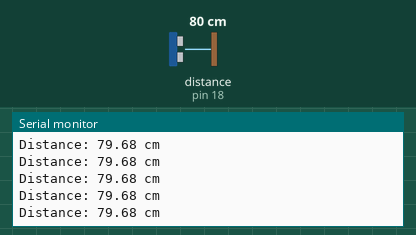
Simulated run of this sketch. Board: Arduino Uno, built with avr-gcc and run on an emulated ATmega328P. Shown: the last lines printed to the serial monitor. Wiring (inferred from the names in the program): ultrasonic range finder: trigger pin 5; echo pin 18. The test bench sets the inputs (shaded band); at power-on: distance to the obstacle (sensor on pin 18) 80 cm. The echo pulse lasts 58.3 µs per cm.

Above: at 1.2 s.
1.3 s: distance to the obstacle (sensor on pin 18) set to 2 cm
At 1.35 s:
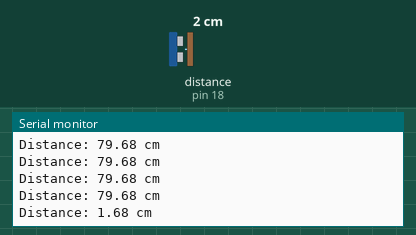
2.8 s: distance to the obstacle (sensor on pin 18) set to 4 cm
At 2.84 s:
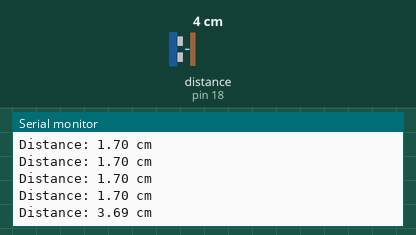
Timing chart, 0 to 5.8 s (numbered marks = the images above; inputs shaded):
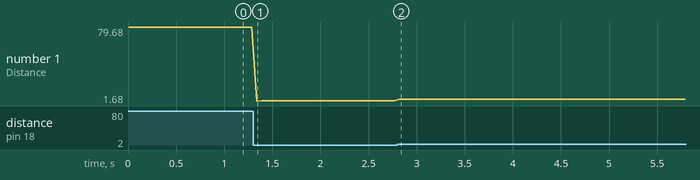

The sketch:

Ultra_sonic.ino
```cpp
const int TRIG_PIN = 5;
const int ECHO_PIN = 18;

void setup() {
  Serial.begin(115200);
  pinMode(TRIG_PIN, OUTPUT);
  pinMode(ECHO_PIN, INPUT);
}

void loop() {
  // Send a 10us pulse to trigger a measurement
  digitalWrite(TRIG_PIN, LOW);
  delayMicroseconds(2);
  digitalWrite(TRIG_PIN, HIGH);
  delayMicroseconds(10);
  digitalWrite(TRIG_PIN, LOW);

  // Measure how long Echo stays HIGH (round-trip time in microseconds)
  long duration = pulseIn(ECHO_PIN, HIGH);

  // Convert to distance: speed of sound ~0.0343 cm/us, divide by 2 for round trip
  float distanceCm = duration * 0.0343 / 2;

  Serial.print("Distance: ");
  Serial.print(distanceCm);
  Serial.println(" cm");

  delay(50);
}
```

Measured:
- after the input at 1.3 s, the serial monitor: prints a new line at once (image 1)
- after the input at 2.8 s, the serial monitor: prints a new line at once (image 2)
- plotted number 1: 79.68 → 1.7 after the input at 1.3 s, 1.7 → 3.69 after the input at 2.8 s
